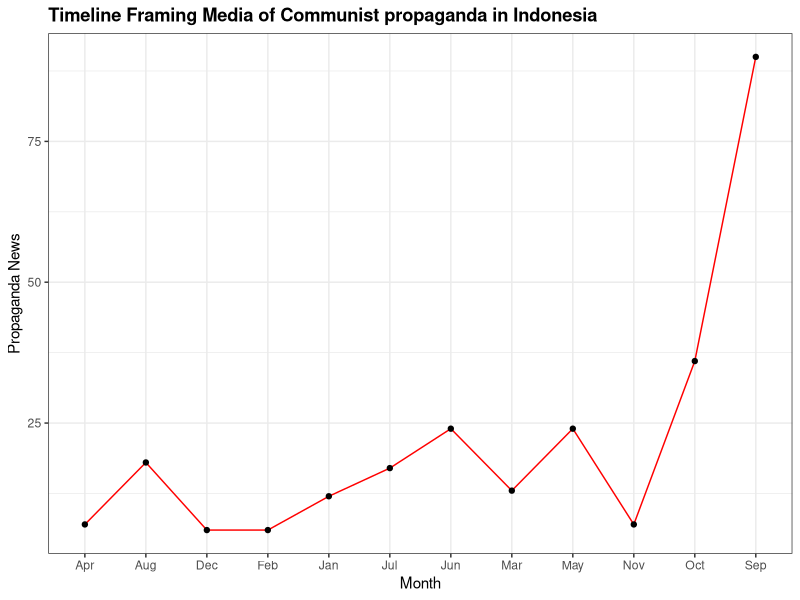
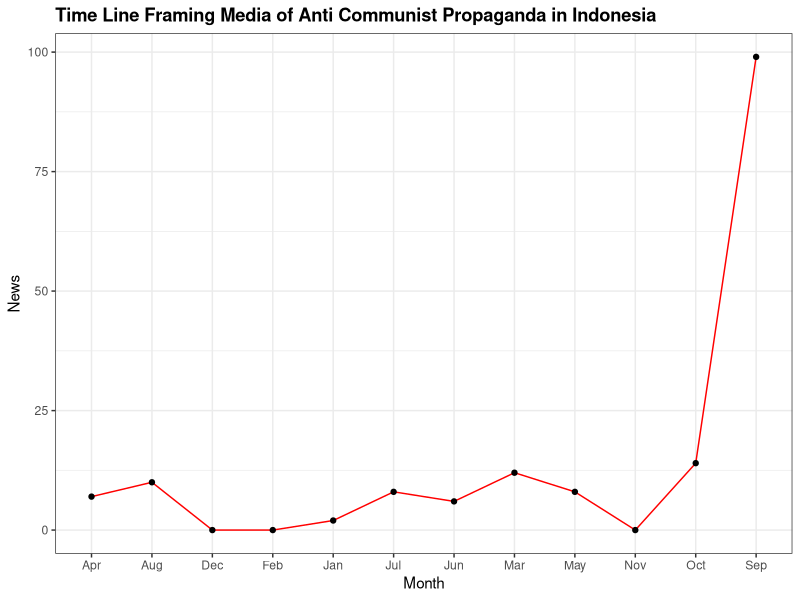
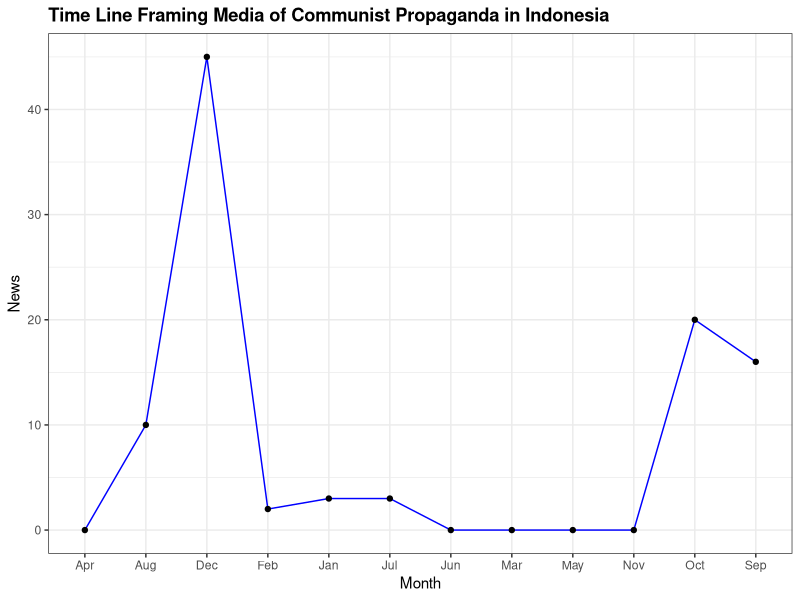
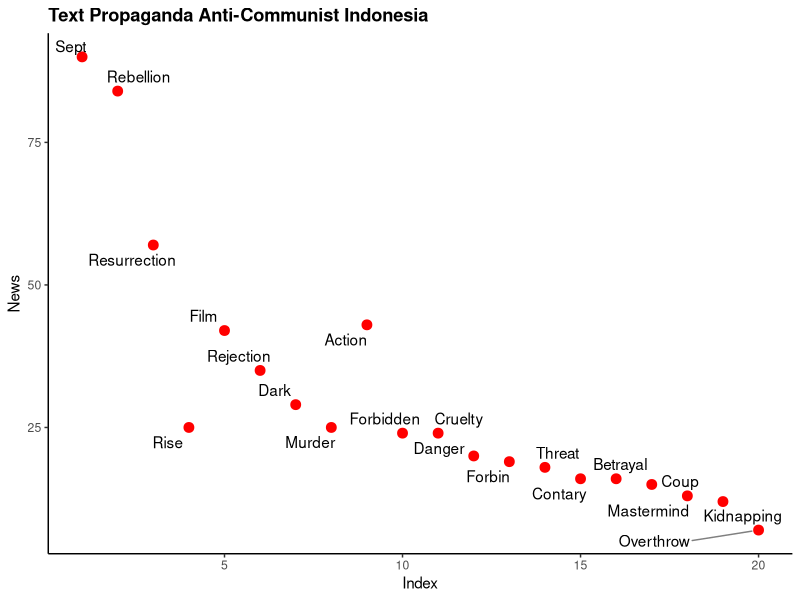
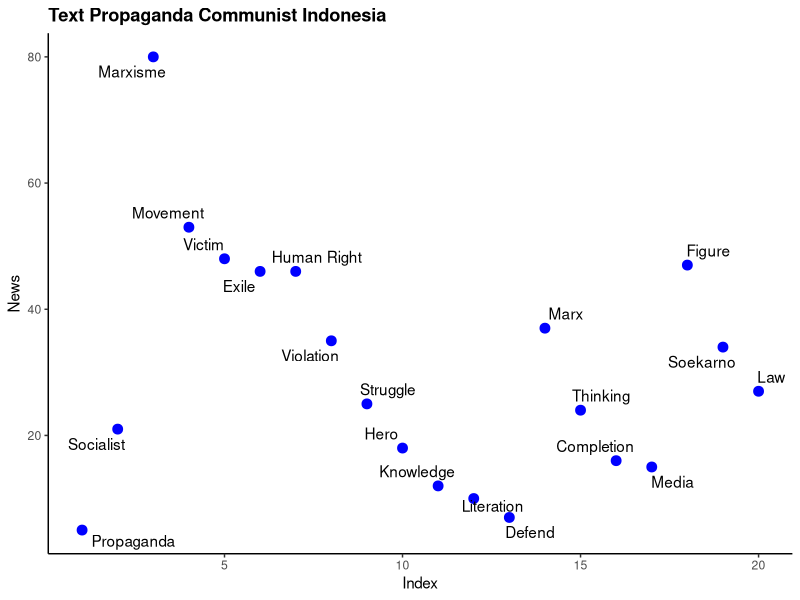

The R script that drew these images, in order:
# ANALYSIS MASS MEDIA (NEWS) PROPAGANDA COMMUNIST AND ANTI COMMUNIST IN INDONESIA

# Create data for chart
library(ggplot2)
date_data <-data.frame(Month=c('Jan','Feb','Mar','Apr','May',
                               'Jun','Jul','Aug','Sep','Oct',
                               'Nov','Dec'),
                       Propaganda=c(12,6,13,7,24,24,17,18,90,36,7,6))
# Basic Line
ggplot(data = date_data, aes(x=Month, y=Propaganda, group=1))+
  geom_line(col="red")+
  geom_point()+
  labs(title = "Timeline Framing Media of Communist propaganda in Indonesia",
       x = "Month",
       y = "Propaganda News") +
  theme_bw() +
  theme(plot.title = element_text(face = "bold")) 





# Anti communist propaganda time line
# Create data for chart 
date_againts <-data.frame(Month=c('Jan','Feb','Mar','Apr','May',
                                  'Jun','Jul','Aug','Sep','Oct',
                                  'Nov','Dec'),
                          Against=c(2,0,12,7,8,6,8,10,99,14,0,0))
# Basic Line
ggplot(data = date_againts, aes(x=Month, y=Against, group=1)) +
  geom_line(col = 'red')+
  geom_point()+
  labs(title = "Time Line Framing Media of Anti Communist Propaganda in Indonesia",
       x = "Month",
       y = "News") +
  theme_bw() +
  theme(plot.title = element_text(face = "bold")) 

# communist propaganda time line

date_pro <-data.frame(Month=c('Jan','Feb','Mar','Apr','May',
                              'Jun','Jul','Aug','Sep','Oct',
                              'Nov','Dec'),
                      NPro=c(3,2,0,0,0,0,3,10,16,20,0,45))
# Basic Line
ggplot(data = date_pro, aes(x=Month, y=NPro, group=1)) +
  geom_line(col= 'blue')+
  geom_point()+
  labs(title = "Time Line Framing Media of Communist Propaganda in Indonesia",
       x = "Month",
       y = "News") +
  theme_bw() +
  theme(plot.title = element_text(face = "bold")) 

#  Text Propaganda anti communist indonesia

library(ggplot2)
#Create dataset 
x1 <-c(1,2,3,4,5,6,7,8,9,10,
       11,12,13,14,15,16,17,18,19,20)
y1 <-c(90,84,57,25,42,35,29,25,43,24,24,20,19,18,16,16,15,13,12,7)
label1<-c('Sept','Rebellion','Resurrection','Rise','Film',
          'Rejection','Dark','Murder','Action','Forbidden',
          'Cruelty','Danger','Forbin','Threat','Contary',
          'Betrayal','Coup','Mastermind','Kidnapping','Overthrow')

againts.data <-data.frame(x1, y1, label1)


library(ggplot2)
library(ggrepel)
ggplot(data = againts.data, aes(x=x1, y=y1))+
  geom_point(color ="red", size =3)+
  labs(title = "Text Propaganda Anti-Communist Indonesia",
       x = "Index",
       y = "News") +
  geom_text_repel(aes(label= label1),
                  box.padding = 0.35,
                  point.padding = 0.5,
                  segment.color = 'grey50') +
  theme_classic() +
  theme(plot.title = element_text(face = "bold")) 

# text propaganda communist Indonesia

library(ggplot2)
#create dataset 
x2 <-c(1,2,3,4,5,6,7,8,9,10,
       11,12,13,14,15,16,17,18,19,20)
y2 <-c(5,21,80,53,48,46,46,35,25,18,12,10,7,37,24,16,15,47,34,27)
label2 <-c('Propaganda','Socialist','Marxisme','Movement','Victim',
           'Exile','Human Right','Violation','Struggle','Hero',
           'Knowledge','Literation','Defend','Marx','Thinking',
           'Completion','Media','Figure','Soekarno','Law')

data.pro <-data.frame(x2, y2, label2)
library(ggplot2)
library(ggrepel)
ggplot(data = data.pro, aes(x=x2, y=y2))+
  geom_point(color='blue', size=3)+
  labs(title = "Text Propaganda Communist Indonesia",
       x = "Index",
       y = "News") +
  geom_text_repel(aes(label=label2),
                  box.padding = 0.35,
                  point.padding = 0.5,
                  segment.color = 'grey50')+
  theme_classic() +
  theme(plot.title = element_text(face = "bold")) 




